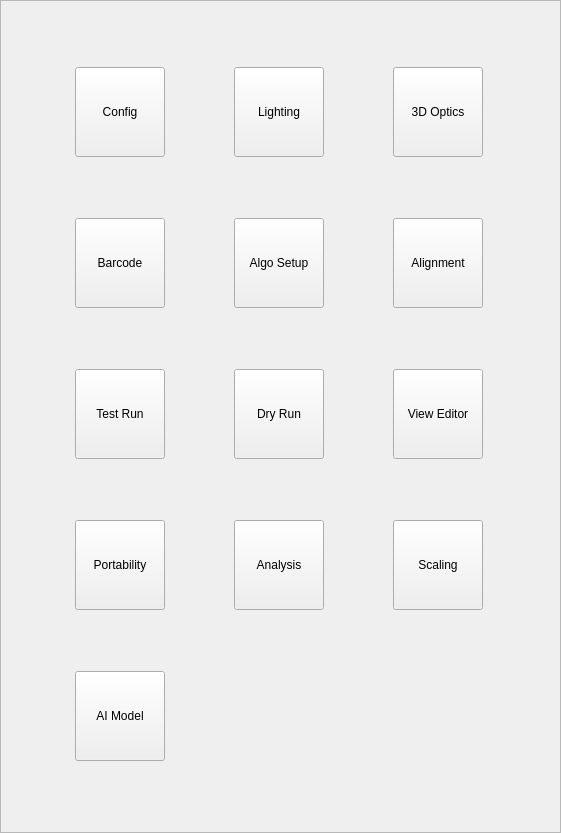
<?xml version="1.0" encoding="UTF-8"?>
<ui version="4.0">
 <class>ExtendedMenu</class>
 <widget class="QWidget" name="ExtendedMenu">
  <property name="geometry">
   <rect>
    <x>0</x>
    <y>0</y>
    <width>561</width>
    <height>833</height>
   </rect>
  </property>
  <property name="windowTitle">
   <string>ExtendedMenu</string>
  </property>
  <property name="windowOpacity">
   <double>1.000000000000000</double>
  </property>
  <property name="styleSheet">
   <string notr="true">QToolButton {
  background-color:  rgb(27, 29, 35);
  color: #F0F0F0;
  border-radius: 8px;
  margin: 0px;
  padding: 2px;
}

QToolButton:checked {
  margin: 1px;
  background-color:  rgb(27, 29, 35);
  border: 1px solid #FFE723;
}

QToolButton:checked:disabled {
  border: 1px solid #CFBB1C;
}

QToolButton:pressed {
   margin: 1px;
   border: 1px solid #FFE723;
}

QToolButton:disabled {
	color: #6e6e6e;
	background-color: #444444;
	border: 2px solid #444444;
}

QToolButton:disabled:hover {
  border: 1px solid #32414B;
}

QToolButton:hover {
 background-color: #21252B;
}

QFrame {
 background-color: rgb(39, 44, 54);
 border-radius: 8px;
};
</string>
  </property>
  <layout class="QGridLayout" name="gridLayout">
   <property name="leftMargin">
    <number>0</number>
   </property>
   <property name="topMargin">
    <number>0</number>
   </property>
   <property name="rightMargin">
    <number>0</number>
   </property>
   <property name="bottomMargin">
    <number>0</number>
   </property>
   <property name="spacing">
    <number>0</number>
   </property>
   <item row="0" column="0">
    <widget class="QFrame" name="frame">
     <property name="frameShape">
      <enum>QFrame::StyledPanel</enum>
     </property>
     <property name="frameShadow">
      <enum>QFrame::Raised</enum>
     </property>
     <layout class="QGridLayout" name="gridLayout_2">
      <property name="leftMargin">
       <number>0</number>
      </property>
      <property name="topMargin">
       <number>0</number>
      </property>
      <property name="rightMargin">
       <number>0</number>
      </property>
      <property name="bottomMargin">
       <number>0</number>
      </property>
      <item row="0" column="0">
       <widget class="QStackedWidget" name="stackedWidget_menu">
        <property name="sizePolicy">
         <sizepolicy hsizetype="Ignored" vsizetype="Ignored">
          <horstretch>0</horstretch>
          <verstretch>0</verstretch>
         </sizepolicy>
        </property>
        <property name="minimumSize">
         <size>
          <width>90</width>
          <height>90</height>
         </size>
        </property>
        <property name="focusPolicy">
         <enum>Qt::NoFocus</enum>
        </property>
        <property name="styleSheet">
         <string notr="true"/>
        </property>
        <property name="currentIndex">
         <number>2</number>
        </property>
        <widget class="QWidget" name="RecipeSettingsPage">
         <property name="sizePolicy">
          <sizepolicy hsizetype="Preferred" vsizetype="Preferred">
           <horstretch>0</horstretch>
           <verstretch>0</verstretch>
          </sizepolicy>
         </property>
         <layout class="QGridLayout" name="gridLayout_3">
          <property name="leftMargin">
           <number>9</number>
          </property>
          <property name="topMargin">
           <number>9</number>
          </property>
          <property name="rightMargin">
           <number>9</number>
          </property>
          <item row="0" column="1">
           <widget class="QToolButton" name="toolButtonLoadRecipe">
            <property name="minimumSize">
             <size>
              <width>90</width>
              <height>90</height>
             </size>
            </property>
            <property name="text">
             <string>Load Recipe</string>
            </property>
            <property name="icon">
             <iconset resource="VisionApp.qrc">
              <normaloff>:/8Icon/Icon/icon8/icons8-file-50.png</normaloff>:/8Icon/Icon/icon8/icons8-file-50.png</iconset>
            </property>
            <property name="iconSize">
             <size>
              <width>60</width>
              <height>60</height>
             </size>
            </property>
            <property name="toolButtonStyle">
             <enum>Qt::ToolButtonTextUnderIcon</enum>
            </property>
           </widget>
          </item>
          <item row="0" column="0">
           <widget class="QToolButton" name="toolButtonNewRecipe">
            <property name="minimumSize">
             <size>
              <width>90</width>
              <height>90</height>
             </size>
            </property>
            <property name="text">
             <string>New Recipe</string>
            </property>
            <property name="icon">
             <iconset resource="VisionApp.qrc">
              <normaloff>:/8Icon/Icon/icon8/icons8-add-file-50.png</normaloff>:/8Icon/Icon/icon8/icons8-add-file-50.png</iconset>
            </property>
            <property name="iconSize">
             <size>
              <width>60</width>
              <height>60</height>
             </size>
            </property>
            <property name="toolButtonStyle">
             <enum>Qt::ToolButtonTextUnderIcon</enum>
            </property>
           </widget>
          </item>
          <item row="0" column="2">
           <widget class="QToolButton" name="toolButtonSaveRecipe">
            <property name="minimumSize">
             <size>
              <width>90</width>
              <height>90</height>
             </size>
            </property>
            <property name="text">
             <string>Save Recipe</string>
            </property>
            <property name="icon">
             <iconset resource="VisionApp.qrc">
              <normaloff>:/8Icon/Icon/icon8/icons8-save-50.png</normaloff>:/8Icon/Icon/icon8/icons8-save-50.png</iconset>
            </property>
            <property name="iconSize">
             <size>
              <width>60</width>
              <height>60</height>
             </size>
            </property>
            <property name="toolButtonStyle">
             <enum>Qt::ToolButtonTextUnderIcon</enum>
            </property>
           </widget>
          </item>
          <item row="1" column="1">
           <widget class="QToolButton" name="toolButtonArchiveRecipe">
            <property name="minimumSize">
             <size>
              <width>90</width>
              <height>90</height>
             </size>
            </property>
            <property name="text">
             <string>Archive Recipe</string>
            </property>
            <property name="icon">
             <iconset resource="VisionApp.qrc">
              <normaloff>:/8Icon/Icon/icon8/icons8-archive-folder-50.png</normaloff>:/8Icon/Icon/icon8/icons8-archive-folder-50.png</iconset>
            </property>
            <property name="iconSize">
             <size>
              <width>60</width>
              <height>60</height>
             </size>
            </property>
            <property name="toolButtonStyle">
             <enum>Qt::ToolButtonTextUnderIcon</enum>
            </property>
           </widget>
          </item>
          <item row="1" column="0">
           <widget class="QToolButton" name="toolButtonDuplicateRecipe">
            <property name="minimumSize">
             <size>
              <width>90</width>
              <height>90</height>
             </size>
            </property>
            <property name="text">
             <string>Duplicate Recipe</string>
            </property>
            <property name="icon">
             <iconset resource="VisionApp.qrc">
              <normaloff>:/8Icon/Icon/icon8/icons8-copy-50.png</normaloff>:/8Icon/Icon/icon8/icons8-copy-50.png</iconset>
            </property>
            <property name="iconSize">
             <size>
              <width>60</width>
              <height>60</height>
             </size>
            </property>
            <property name="toolButtonStyle">
             <enum>Qt::ToolButtonTextUnderIcon</enum>
            </property>
           </widget>
          </item>
          <item row="1" column="2">
           <widget class="QToolButton" name="toolButtonRestoreRecipe">
            <property name="minimumSize">
             <size>
              <width>90</width>
              <height>90</height>
             </size>
            </property>
            <property name="text">
             <string>Restore Recipe</string>
            </property>
            <property name="icon">
             <iconset resource="VisionApp.qrc">
              <normaloff>:/8Icon/Icon/icon8/icons8-refresh-50.png</normaloff>:/8Icon/Icon/icon8/icons8-refresh-50.png</iconset>
            </property>
            <property name="iconSize">
             <size>
              <width>60</width>
              <height>60</height>
             </size>
            </property>
            <property name="toolButtonStyle">
             <enum>Qt::ToolButtonTextUnderIcon</enum>
            </property>
           </widget>
          </item>
          <item row="2" column="0">
           <widget class="QToolButton" name="toolButtonShowRecipeInExplorer">
            <property name="minimumSize">
             <size>
              <width>90</width>
              <height>90</height>
             </size>
            </property>
            <property name="text">
             <string>Show Recipe 
in Explorer</string>
            </property>
            <property name="icon">
             <iconset resource="VisionApp.qrc">
              <normaloff>:/8Icon/Icon/icon8/icons8-file-explorer-50.png</normaloff>:/8Icon/Icon/icon8/icons8-file-explorer-50.png</iconset>
            </property>
            <property name="iconSize">
             <size>
              <width>60</width>
              <height>60</height>
             </size>
            </property>
            <property name="toolButtonStyle">
             <enum>Qt::ToolButtonTextUnderIcon</enum>
            </property>
           </widget>
          </item>
          <item row="2" column="1">
           <widget class="QToolButton" name="toolButtonPathEditor">
            <property name="minimumSize">
             <size>
              <width>90</width>
              <height>90</height>
             </size>
            </property>
            <property name="text">
             <string>Path Editor</string>
            </property>
            <property name="icon">
             <iconset resource="VisionApp.qrc">
              <normaloff>:/8Icon/Icon/icon8/icons8-track-order-100.png</normaloff>:/8Icon/Icon/icon8/icons8-track-order-100.png</iconset>
            </property>
            <property name="iconSize">
             <size>
              <width>60</width>
              <height>60</height>
             </size>
            </property>
            <property name="toolButtonStyle">
             <enum>Qt::ToolButtonTextUnderIcon</enum>
            </property>
           </widget>
          </item>
         </layout>
        </widget>
        <widget class="QWidget" name="RightMenuPage">
         <layout class="QGridLayout" name="gridLayout_5">
          <property name="leftMargin">
           <number>0</number>
          </property>
          <property name="rightMargin">
           <number>0</number>
          </property>
          <property name="bottomMargin">
           <number>0</number>
          </property>
          <property name="spacing">
           <number>0</number>
          </property>
          <item row="0" column="0">
           <widget class="QScrollArea" name="scrollArea">
            <property name="styleSheet">
             <string notr="true">background-color: rgb(39, 44, 54);
border-radius: 8px;</string>
            </property>
            <property name="frameShape">
             <enum>QFrame::NoFrame</enum>
            </property>
            <property name="horizontalScrollBarPolicy">
             <enum>Qt::ScrollBarAlwaysOff</enum>
            </property>
            <property name="widgetResizable">
             <bool>true</bool>
            </property>
            <widget class="QWidget" name="scrollAreaWidgetContents">
             <property name="geometry">
              <rect>
               <x>0</x>
               <y>0</y>
               <width>131</width>
               <height>1015</height>
              </rect>
             </property>
             <property name="styleSheet">
              <string notr="true">

QToolButton {
  padding-top: 5px;
  background-color:  rgb(27, 29, 35);
  color: #F0F0F0;
  border-radius: 8px;
  margin: 0px;
}

QToolButton:checked {
  margin: 1px;
  background-color:  rgb(27, 29, 35);
  border: 1px solid #FFE723;
padding-top: 5px;
}

QToolButton:checked:disabled {
  border: 1px solid #CFBB1C;
padding-top: 5px;
}

QToolButton:pressed {
   margin: 1px;
   border: 1px solid #FFE723;
   padding-top: 5px;
}

QToolButton:disabled {
	color: #6e6e6e;
	background-color: #444444;
	border: 2px solid #444444;
    padding-top: 5px;
}

QToolButton:disabled:hover {
  border: 1px solid #32414B;
  padding-top: 5px;
}

QToolButton:hover {
 background-color: #21252B;
 padding-top: 5px;
}</string>
             </property>
             <layout class="QGridLayout" name="gridLayout_4">
              <item row="3" column="0">
               <widget class="QToolButton" name="toolButtonViewTab">
                <property name="minimumSize">
                 <size>
                  <width>95</width>
                  <height>0</height>
                 </size>
                </property>
                <property name="text">
                 <string>Recipe
Setup</string>
                </property>
                <property name="icon">
                 <iconset resource="VisionApp.qrc">
                  <normaloff>:/8Icon/Icon/icon8/icons8-show-view.png</normaloff>:/8Icon/Icon/icon8/icons8-show-view.png</iconset>
                </property>
                <property name="iconSize">
                 <size>
                  <width>60</width>
                  <height>60</height>
                 </size>
                </property>
                <property name="toolButtonStyle">
                 <enum>Qt::ToolButtonTextUnderIcon</enum>
                </property>
               </widget>
              </item>
              <item row="1" column="0">
               <widget class="QToolButton" name="toolButtonTemplateLibrary">
                <property name="minimumSize">
                 <size>
                  <width>95</width>
                  <height>0</height>
                 </size>
                </property>
                <property name="maximumSize">
                 <size>
                  <width>80</width>
                  <height>16777215</height>
                 </size>
                </property>
                <property name="font">
                 <font>
                  <pointsize>12</pointsize>
                 </font>
                </property>
                <property name="text">
                 <string>Template
Library</string>
                </property>
                <property name="icon">
                 <iconset resource="VisionApp.qrc">
                  <normaloff>:/8Icon/Icon/icon8/icons8-book-shelf-100.png</normaloff>:/8Icon/Icon/icon8/icons8-book-shelf-100.png</iconset>
                </property>
                <property name="iconSize">
                 <size>
                  <width>60</width>
                  <height>48</height>
                 </size>
                </property>
                <property name="toolButtonStyle">
                 <enum>Qt::ToolButtonTextUnderIcon</enum>
                </property>
                <property name="autoRaise">
                 <bool>false</bool>
                </property>
               </widget>
              </item>
              <item row="5" column="0">
               <widget class="QToolButton" name="toolButtonPathTab">
                <property name="minimumSize">
                 <size>
                  <width>95</width>
                  <height>0</height>
                 </size>
                </property>
                <property name="text">
                 <string>Path Editor</string>
                </property>
                <property name="icon">
                 <iconset resource="VisionApp.qrc">
                  <normaloff>:/8Icon/Icon/icon8/icons8-track-order-100.png</normaloff>:/8Icon/Icon/icon8/icons8-track-order-100.png</iconset>
                </property>
                <property name="iconSize">
                 <size>
                  <width>60</width>
                  <height>60</height>
                 </size>
                </property>
                <property name="toolButtonStyle">
                 <enum>Qt::ToolButtonTextUnderIcon</enum>
                </property>
               </widget>
              </item>
              <item row="2" column="0">
               <widget class="QToolButton" name="toolButtonLogTab">
                <property name="minimumSize">
                 <size>
                  <width>95</width>
                  <height>0</height>
                 </size>
                </property>
                <property name="styleSheet">
                 <string notr="true"/>
                </property>
                <property name="text">
                 <string>Log Tab</string>
                </property>
                <property name="icon">
                 <iconset resource="VisionApp.qrc">
                  <normaloff>:/8Icon/Icon/icon8/icons8-log-50.png</normaloff>:/8Icon/Icon/icon8/icons8-log-50.png</iconset>
                </property>
                <property name="iconSize">
                 <size>
                  <width>60</width>
                  <height>60</height>
                 </size>
                </property>
                <property name="toolButtonStyle">
                 <enum>Qt::ToolButtonTextUnderIcon</enum>
                </property>
               </widget>
              </item>
              <item row="6" column="0">
               <widget class="QToolButton" name="toolButtonNamingConvention">
                <property name="minimumSize">
                 <size>
                  <width>95</width>
                  <height>0</height>
                 </size>
                </property>
                <property name="text">
                 <string>Assignment</string>
                </property>
                <property name="icon">
                 <iconset resource="VisionApp.qrc">
                  <normaloff>:/8Icon/Icon/icon8/icons8-tag-96.png</normaloff>:/8Icon/Icon/icon8/icons8-tag-96.png</iconset>
                </property>
                <property name="iconSize">
                 <size>
                  <width>60</width>
                  <height>60</height>
                 </size>
                </property>
                <property name="toolButtonStyle">
                 <enum>Qt::ToolButtonTextUnderIcon</enum>
                </property>
               </widget>
              </item>
              <item row="8" column="0">
               <spacer name="verticalSpacer">
                <property name="orientation">
                 <enum>Qt::Vertical</enum>
                </property>
                <property name="sizeHint" stdset="0">
                 <size>
                  <width>20</width>
                  <height>40</height>
                 </size>
                </property>
               </spacer>
              </item>
              <item row="4" column="0">
               <widget class="QToolButton" name="toolButtonVisionTab">
                <property name="minimumSize">
                 <size>
                  <width>95</width>
                  <height>0</height>
                 </size>
                </property>
                <property name="text">
                 <string>ROI Editor</string>
                </property>
                <property name="icon">
                 <iconset resource="VisionApp.qrc">
                  <normaloff>:/8Icon/Icon/icon8/icons8-show-roi.png</normaloff>:/8Icon/Icon/icon8/icons8-show-roi.png</iconset>
                </property>
                <property name="iconSize">
                 <size>
                  <width>60</width>
                  <height>60</height>
                 </size>
                </property>
                <property name="toolButtonStyle">
                 <enum>Qt::ToolButtonTextUnderIcon</enum>
                </property>
               </widget>
              </item>
              <item row="0" column="0">
               <widget class="QToolButton" name="toolButtonPropertyTab">
                <property name="minimumSize">
                 <size>
                  <width>95</width>
                  <height>0</height>
                 </size>
                </property>
                <property name="styleSheet">
                 <string notr="true"/>
                </property>
                <property name="text">
                 <string>Property
Tab</string>
                </property>
                <property name="icon">
                 <iconset resource="VisionApp.qrc">
                  <normaloff>:/8Icon/Icon/icon8/icons8-edit-property-50.png</normaloff>:/8Icon/Icon/icon8/icons8-edit-property-50.png</iconset>
                </property>
                <property name="iconSize">
                 <size>
                  <width>60</width>
                  <height>60</height>
                 </size>
                </property>
                <property name="toolButtonStyle">
                 <enum>Qt::ToolButtonTextUnderIcon</enum>
                </property>
               </widget>
              </item>
              <item row="7" column="0">
               <widget class="QToolButton" name="toolButtonUnitConfig">
                <property name="minimumSize">
                 <size>
                  <width>95</width>
                  <height>0</height>
                 </size>
                </property>
                <property name="text">
                 <string>Unit Config</string>
                </property>
                <property name="icon">
                 <iconset resource="VisionApp.qrc">
                  <normaloff>:/8Icon/Icon/icon8/icons8-unit-50.png</normaloff>:/8Icon/Icon/icon8/icons8-unit-50.png</iconset>
                </property>
                <property name="iconSize">
                 <size>
                  <width>60</width>
                  <height>60</height>
                 </size>
                </property>
                <property name="toolButtonStyle">
                 <enum>Qt::ToolButtonTextUnderIcon</enum>
                </property>
               </widget>
              </item>
             </layout>
            </widget>
           </widget>
          </item>
         </layout>
        </widget>
        <widget class="QWidget" name="page">
         <layout class="QGridLayout" name="gridLayout_6">
          <property name="verticalSpacing">
           <number>6</number>
          </property>
          <item row="3" column="0">
           <widget class="QToolButton" name="toolButtonPortability">
            <property name="minimumSize">
             <size>
              <width>90</width>
              <height>90</height>
             </size>
            </property>
            <property name="text">
             <string>Portability</string>
            </property>
            <property name="icon">
             <iconset resource="VisionApp.qrc">
              <normaloff>:/8Icon/Icon/icon8/icons8-robot-arm-64.png</normaloff>:/8Icon/Icon/icon8/icons8-robot-arm-64.png</iconset>
            </property>
            <property name="iconSize">
             <size>
              <width>60</width>
              <height>60</height>
             </size>
            </property>
            <property name="toolButtonStyle">
             <enum>Qt::ToolButtonTextUnderIcon</enum>
            </property>
           </widget>
          </item>
          <item row="0" column="0">
           <widget class="QToolButton" name="toolButtonConfig">
            <property name="minimumSize">
             <size>
              <width>90</width>
              <height>90</height>
             </size>
            </property>
            <property name="text">
             <string>Config</string>
            </property>
            <property name="icon">
             <iconset resource="VisionApp.qrc">
              <normaloff>:/8Icon/Icon/icon8/icons8-bursts-50.png</normaloff>:/8Icon/Icon/icon8/icons8-bursts-50.png</iconset>
            </property>
            <property name="iconSize">
             <size>
              <width>60</width>
              <height>60</height>
             </size>
            </property>
            <property name="toolButtonStyle">
             <enum>Qt::ToolButtonTextUnderIcon</enum>
            </property>
           </widget>
          </item>
          <item row="0" column="1">
           <widget class="QToolButton" name="toolButtonLighting">
            <property name="minimumSize">
             <size>
              <width>90</width>
              <height>90</height>
             </size>
            </property>
            <property name="text">
             <string>Lighting</string>
            </property>
            <property name="icon">
             <iconset resource="VisionApp.qrc">
              <normaloff>:/VisionApp/Icon/icon8/icons8-desk-lamp-64.png</normaloff>:/VisionApp/Icon/icon8/icons8-desk-lamp-64.png</iconset>
            </property>
            <property name="iconSize">
             <size>
              <width>60</width>
              <height>60</height>
             </size>
            </property>
            <property name="toolButtonStyle">
             <enum>Qt::ToolButtonTextUnderIcon</enum>
            </property>
           </widget>
          </item>
          <item row="0" column="2">
           <widget class="QToolButton" name="toolButton3DOptics">
            <property name="minimumSize">
             <size>
              <width>90</width>
              <height>90</height>
             </size>
            </property>
            <property name="text">
             <string>3D Optics</string>
            </property>
            <property name="icon">
             <iconset resource="VisionApp.qrc">
              <normaloff>:/8Icon/Icon/icon8/icons8-teachpoint.png</normaloff>:/8Icon/Icon/icon8/icons8-teachpoint.png</iconset>
            </property>
            <property name="iconSize">
             <size>
              <width>60</width>
              <height>60</height>
             </size>
            </property>
            <property name="toolButtonStyle">
             <enum>Qt::ToolButtonTextUnderIcon</enum>
            </property>
           </widget>
          </item>
          <item row="4" column="0">
           <widget class="QToolButton" name="toolButtonAIModel">
            <property name="minimumSize">
             <size>
              <width>90</width>
              <height>90</height>
             </size>
            </property>
            <property name="text">
             <string>AI Model</string>
            </property>
            <property name="icon">
             <iconset resource="VisionApp.qrc">
              <normaloff>:/8Icon/Icon/icon8/deep-learning.png</normaloff>:/8Icon/Icon/icon8/deep-learning.png</iconset>
            </property>
            <property name="iconSize">
             <size>
              <width>60</width>
              <height>60</height>
             </size>
            </property>
            <property name="toolButtonStyle">
             <enum>Qt::ToolButtonTextUnderIcon</enum>
            </property>
           </widget>
          </item>
          <item row="1" column="0">
           <widget class="QToolButton" name="toolButtonBarcodeReader">
            <property name="minimumSize">
             <size>
              <width>90</width>
              <height>90</height>
             </size>
            </property>
            <property name="text">
             <string>Barcode</string>
            </property>
            <property name="icon">
             <iconset resource="VisionApp.qrc">
              <normaloff>:/8Icon/Icon/icon8/icons8-barcode-reader-50.png</normaloff>:/8Icon/Icon/icon8/icons8-barcode-reader-50.png</iconset>
            </property>
            <property name="iconSize">
             <size>
              <width>60</width>
              <height>60</height>
             </size>
            </property>
            <property name="toolButtonStyle">
             <enum>Qt::ToolButtonTextUnderIcon</enum>
            </property>
           </widget>
          </item>
          <item row="1" column="1">
           <widget class="QToolButton" name="toolButtonAlgoSetup">
            <property name="minimumSize">
             <size>
              <width>90</width>
              <height>90</height>
             </size>
            </property>
            <property name="text">
             <string>Algo Setup</string>
            </property>
            <property name="icon">
             <iconset resource="VisionApp.qrc">
              <normaloff>:/8Icon/Icon/icon8/icons8-analysis-50.png</normaloff>:/8Icon/Icon/icon8/icons8-analysis-50.png</iconset>
            </property>
            <property name="iconSize">
             <size>
              <width>60</width>
              <height>60</height>
             </size>
            </property>
            <property name="toolButtonStyle">
             <enum>Qt::ToolButtonTextUnderIcon</enum>
            </property>
           </widget>
          </item>
          <item row="2" column="1">
           <widget class="QToolButton" name="toolButtonDryRun">
            <property name="minimumSize">
             <size>
              <width>90</width>
              <height>90</height>
             </size>
            </property>
            <property name="text">
             <string>Dry Run</string>
            </property>
            <property name="icon">
             <iconset resource="VisionApp.qrc">
              <normaloff>:/8Icon/Icon/icon8/icons8-play-button-circled-100-right.png</normaloff>:/8Icon/Icon/icon8/icons8-play-button-circled-100-right.png</iconset>
            </property>
            <property name="iconSize">
             <size>
              <width>60</width>
              <height>60</height>
             </size>
            </property>
            <property name="toolButtonStyle">
             <enum>Qt::ToolButtonTextUnderIcon</enum>
            </property>
           </widget>
          </item>
          <item row="2" column="0">
           <widget class="QToolButton" name="toolButtonTestRun">
            <property name="minimumSize">
             <size>
              <width>90</width>
              <height>90</height>
             </size>
            </property>
            <property name="text">
             <string>Test Run</string>
            </property>
            <property name="icon">
             <iconset resource="VisionApp.qrc">
              <normaloff>:/8Icon/Icon/icon8/icons8-play-button-circled-100-right.png</normaloff>:/8Icon/Icon/icon8/icons8-play-button-circled-100-right.png</iconset>
            </property>
            <property name="iconSize">
             <size>
              <width>60</width>
              <height>60</height>
             </size>
            </property>
            <property name="toolButtonStyle">
             <enum>Qt::ToolButtonTextUnderIcon</enum>
            </property>
           </widget>
          </item>
          <item row="1" column="2">
           <widget class="QToolButton" name="toolButtonLaser">
            <property name="minimumSize">
             <size>
              <width>90</width>
              <height>90</height>
             </size>
            </property>
            <property name="text">
             <string>Alignment</string>
            </property>
            <property name="icon">
             <iconset resource="VisionApp.qrc">
              <normaloff>:/8Icon/Icon/icon8/icon-Make3d-04.png</normaloff>:/8Icon/Icon/icon8/icon-Make3d-04.png</iconset>
            </property>
            <property name="iconSize">
             <size>
              <width>60</width>
              <height>60</height>
             </size>
            </property>
            <property name="toolButtonStyle">
             <enum>Qt::ToolButtonTextUnderIcon</enum>
            </property>
           </widget>
          </item>
          <item row="3" column="2">
           <widget class="QToolButton" name="toolButtonScaling">
            <property name="minimumSize">
             <size>
              <width>90</width>
              <height>90</height>
             </size>
            </property>
            <property name="text">
             <string>Scaling</string>
            </property>
            <property name="icon">
             <iconset resource="VisionApp.qrc">
              <normaloff>:/8Icon/Icon/icon8/icons8-refresh-50.png</normaloff>:/8Icon/Icon/icon8/icons8-refresh-50.png</iconset>
            </property>
            <property name="iconSize">
             <size>
              <width>60</width>
              <height>60</height>
             </size>
            </property>
            <property name="toolButtonStyle">
             <enum>Qt::ToolButtonTextUnderIcon</enum>
            </property>
           </widget>
          </item>
          <item row="2" column="2">
           <widget class="QToolButton" name="toolButtonZStack">
            <property name="minimumSize">
             <size>
              <width>90</width>
              <height>90</height>
             </size>
            </property>
            <property name="text">
             <string>View Editor</string>
            </property>
            <property name="icon">
             <iconset resource="VisionApp.qrc">
              <normaloff>:/8Icon/Icon/icon8/icons8-copy-50.png</normaloff>:/8Icon/Icon/icon8/icons8-copy-50.png</iconset>
            </property>
            <property name="iconSize">
             <size>
              <width>60</width>
              <height>60</height>
             </size>
            </property>
            <property name="toolButtonStyle">
             <enum>Qt::ToolButtonTextUnderIcon</enum>
            </property>
           </widget>
          </item>
          <item row="3" column="1">
           <widget class="QToolButton" name="toolButtonAnalysis">
            <property name="minimumSize">
             <size>
              <width>90</width>
              <height>90</height>
             </size>
            </property>
            <property name="text">
             <string>Analysis</string>
            </property>
            <property name="icon">
             <iconset resource="VisionApp.qrc">
              <normaloff>:/8Icon/Icon/icon8/icons8-analysis-50.png</normaloff>:/8Icon/Icon/icon8/icons8-analysis-50.png</iconset>
            </property>
            <property name="iconSize">
             <size>
              <width>60</width>
              <height>60</height>
             </size>
            </property>
            <property name="toolButtonStyle">
             <enum>Qt::ToolButtonTextUnderIcon</enum>
            </property>
           </widget>
          </item>
         </layout>
        </widget>
       </widget>
      </item>
     </layout>
    </widget>
   </item>
  </layout>
 </widget>
 <layoutdefault spacing="6" margin="11"/>
 <resources>
  <include location="VisionApp.qrc"/>
 </resources>
 <connections/>
</ui>
